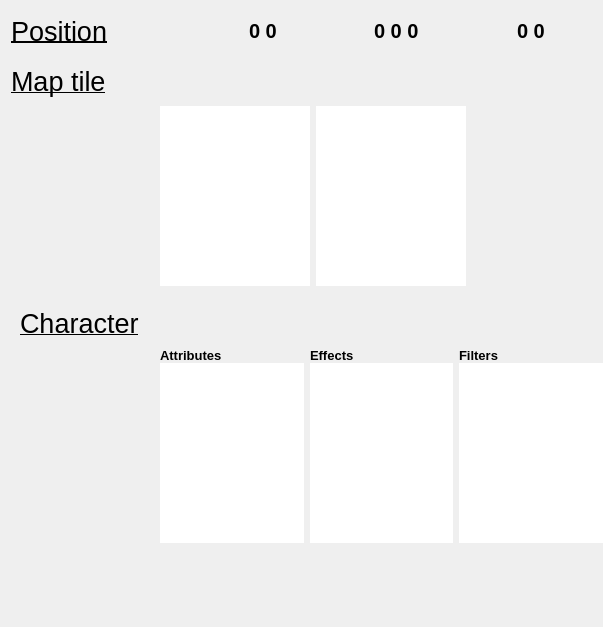
<?xml version="1.0" encoding="UTF-8"?>
<ui version="4.0">
 <class>Form</class>
 <widget class="QWidget" name="Form">
  <property name="geometry">
   <rect>
    <x>0</x>
    <y>0</y>
    <width>603</width>
    <height>627</height>
   </rect>
  </property>
  <property name="font">
   <font>
    <kerning>false</kerning>
   </font>
  </property>
  <property name="windowTitle">
   <string>Form</string>
  </property>
  <layout class="QGridLayout" name="gridLayout">
   <property name="rightMargin">
    <number>0</number>
   </property>
   <property name="spacing">
    <number>0</number>
   </property>
   <item row="4" column="0" colspan="11">
    <widget class="QWidget" name="characterWidget" native="true">
     <property name="enabled">
      <bool>true</bool>
     </property>
     <property name="sizePolicy">
      <sizepolicy hsizetype="Maximum" vsizetype="Maximum">
       <horstretch>0</horstretch>
       <verstretch>0</verstretch>
      </sizepolicy>
     </property>
     <property name="font">
      <font>
       <kerning>false</kerning>
      </font>
     </property>
     <property name="layoutDirection">
      <enum>Qt::LeftToRight</enum>
     </property>
     <layout class="QGridLayout" name="gridLayout_2">
      <item row="0" column="0">
       <widget class="QLabel" name="characterLabel">
        <property name="sizePolicy">
         <sizepolicy hsizetype="Maximum" vsizetype="Preferred">
          <horstretch>0</horstretch>
          <verstretch>0</verstretch>
         </sizepolicy>
        </property>
        <property name="font">
         <font>
          <pointsize>20</pointsize>
          <underline>true</underline>
         </font>
        </property>
        <property name="frameShape">
         <enum>QFrame::NoFrame</enum>
        </property>
        <property name="text">
         <string>Character</string>
        </property>
        <property name="alignment">
         <set>Qt::AlignBottom|Qt::AlignLeading|Qt::AlignLeft</set>
        </property>
        <property name="margin">
         <number>0</number>
        </property>
        <property name="textInteractionFlags">
         <set>Qt::LinksAccessibleByMouse</set>
        </property>
       </widget>
      </item>
      <item row="0" column="1">
       <widget class="QPushButton" name="visibilityButton">
        <property name="sizePolicy">
         <sizepolicy hsizetype="Maximum" vsizetype="Maximum">
          <horstretch>0</horstretch>
          <verstretch>0</verstretch>
         </sizepolicy>
        </property>
        <property name="minimumSize">
         <size>
          <width>35</width>
          <height>35</height>
         </size>
        </property>
        <property name="maximumSize">
         <size>
          <width>35</width>
          <height>35</height>
         </size>
        </property>
        <property name="cursor">
         <cursorShape>PointingHandCursor</cursorShape>
        </property>
        <property name="toolTip">
         <string>Show unit visibility</string>
        </property>
        <property name="text">
         <string/>
        </property>
        <property name="iconSize">
         <size>
          <width>25</width>
          <height>25</height>
         </size>
        </property>
        <property name="flat">
         <bool>true</bool>
        </property>
       </widget>
      </item>
      <item row="0" column="2">
       <widget class="QPushButton" name="attackButton">
        <property name="sizePolicy">
         <sizepolicy hsizetype="Maximum" vsizetype="Fixed">
          <horstretch>0</horstretch>
          <verstretch>0</verstretch>
         </sizepolicy>
        </property>
        <property name="minimumSize">
         <size>
          <width>35</width>
          <height>35</height>
         </size>
        </property>
        <property name="maximumSize">
         <size>
          <width>35</width>
          <height>35</height>
         </size>
        </property>
        <property name="cursor">
         <cursorShape>PointingHandCursor</cursorShape>
        </property>
        <property name="toolTip">
         <string>Show unit attack range</string>
        </property>
        <property name="text">
         <string/>
        </property>
        <property name="iconSize">
         <size>
          <width>25</width>
          <height>25</height>
         </size>
        </property>
        <property name="flat">
         <bool>true</bool>
        </property>
       </widget>
      </item>
      <item row="0" column="3">
       <widget class="QPushButton" name="moveButton">
        <property name="minimumSize">
         <size>
          <width>35</width>
          <height>35</height>
         </size>
        </property>
        <property name="maximumSize">
         <size>
          <width>35</width>
          <height>35</height>
         </size>
        </property>
        <property name="toolTip">
         <string>Show accessible tiles</string>
        </property>
        <property name="text">
         <string/>
        </property>
        <property name="iconSize">
         <size>
          <width>25</width>
          <height>25</height>
         </size>
        </property>
        <property name="flat">
         <bool>true</bool>
        </property>
       </widget>
      </item>
     </layout>
    </widget>
   </item>
   <item row="7" column="0">
    <spacer name="verticalSpacer">
     <property name="orientation">
      <enum>Qt::Vertical</enum>
     </property>
     <property name="sizeHint" stdset="0">
      <size>
       <width>20</width>
       <height>40</height>
      </size>
     </property>
    </spacer>
   </item>
   <item row="2" column="0" colspan="10">
    <widget class="QLabel" name="tileLabel">
     <property name="font">
      <font>
       <pointsize>20</pointsize>
       <underline>true</underline>
      </font>
     </property>
     <property name="text">
      <string>Map tile</string>
     </property>
     <property name="margin">
      <number>10</number>
     </property>
    </widget>
   </item>
   <item row="0" column="1">
    <spacer name="horizontalSpacer">
     <property name="orientation">
      <enum>Qt::Horizontal</enum>
     </property>
     <property name="sizeHint" stdset="0">
      <size>
       <width>40</width>
       <height>20</height>
      </size>
     </property>
    </spacer>
   </item>
   <item row="0" column="0">
    <widget class="QLabel" name="positionLabel">
     <property name="font">
      <font>
       <pointsize>20</pointsize>
       <weight>50</weight>
       <bold>false</bold>
       <underline>true</underline>
      </font>
     </property>
     <property name="text">
      <string>Position</string>
     </property>
     <property name="margin">
      <number>10</number>
     </property>
    </widget>
   </item>
   <item row="0" column="2">
    <widget class="QLabel" name="offsetIconLabel">
     <property name="sizePolicy">
      <sizepolicy hsizetype="Fixed" vsizetype="Fixed">
       <horstretch>0</horstretch>
       <verstretch>0</verstretch>
      </sizepolicy>
     </property>
     <property name="minimumSize">
      <size>
       <width>40</width>
       <height>40</height>
      </size>
     </property>
     <property name="maximumSize">
      <size>
       <width>40</width>
       <height>40</height>
      </size>
     </property>
     <property name="toolTip">
      <string>Offset position [q,r]</string>
     </property>
     <property name="text">
      <string/>
     </property>
     <property name="alignment">
      <set>Qt::AlignCenter</set>
     </property>
     <property name="margin">
      <number>3</number>
     </property>
    </widget>
   </item>
   <item row="0" column="10">
    <spacer name="horizontalSpacer_2">
     <property name="orientation">
      <enum>Qt::Horizontal</enum>
     </property>
     <property name="sizeHint" stdset="0">
      <size>
       <width>40</width>
       <height>20</height>
      </size>
     </property>
    </spacer>
   </item>
   <item row="5" column="0">
    <widget class="QLabel" name="characterImageLabel">
     <property name="sizePolicy">
      <sizepolicy hsizetype="Fixed" vsizetype="Fixed">
       <horstretch>0</horstretch>
       <verstretch>0</verstretch>
      </sizepolicy>
     </property>
     <property name="minimumSize">
      <size>
       <width>130</width>
       <height>130</height>
      </size>
     </property>
     <property name="maximumSize">
      <size>
       <width>130</width>
       <height>130</height>
      </size>
     </property>
     <property name="frameShape">
      <enum>QFrame::NoFrame</enum>
     </property>
     <property name="text">
      <string/>
     </property>
     <property name="alignment">
      <set>Qt::AlignBottom|Qt::AlignLeading|Qt::AlignLeft</set>
     </property>
    </widget>
   </item>
   <item row="3" column="0">
    <widget class="QLabel" name="tileImageLabel">
     <property name="sizePolicy">
      <sizepolicy hsizetype="Fixed" vsizetype="Fixed">
       <horstretch>0</horstretch>
       <verstretch>0</verstretch>
      </sizepolicy>
     </property>
     <property name="minimumSize">
      <size>
       <width>140</width>
       <height>140</height>
      </size>
     </property>
     <property name="maximumSize">
      <size>
       <width>140</width>
       <height>140</height>
      </size>
     </property>
     <property name="lineWidth">
      <number>1</number>
     </property>
     <property name="text">
      <string/>
     </property>
     <property name="alignment">
      <set>Qt::AlignLeading|Qt::AlignLeft|Qt::AlignTop</set>
     </property>
    </widget>
   </item>
   <item row="0" column="4">
    <spacer name="horizontalSpacer_3">
     <property name="orientation">
      <enum>Qt::Horizontal</enum>
     </property>
     <property name="sizeHint" stdset="0">
      <size>
       <width>40</width>
       <height>20</height>
      </size>
     </property>
    </spacer>
   </item>
   <item row="0" column="8">
    <widget class="QLabel" name="axialIconLabel">
     <property name="sizePolicy">
      <sizepolicy hsizetype="Fixed" vsizetype="Fixed">
       <horstretch>0</horstretch>
       <verstretch>0</verstretch>
      </sizepolicy>
     </property>
     <property name="minimumSize">
      <size>
       <width>40</width>
       <height>40</height>
      </size>
     </property>
     <property name="maximumSize">
      <size>
       <width>40</width>
       <height>40</height>
      </size>
     </property>
     <property name="toolTip">
      <string>Axial position [q,r]</string>
     </property>
     <property name="text">
      <string/>
     </property>
     <property name="margin">
      <number>3</number>
     </property>
    </widget>
   </item>
   <item row="0" column="9">
    <widget class="QLabel" name="axialPositionLabel">
     <property name="font">
      <font>
       <pointsize>15</pointsize>
       <weight>75</weight>
       <bold>true</bold>
      </font>
     </property>
     <property name="toolTip">
      <string>Axial position [q,r]</string>
     </property>
     <property name="text">
      <string>0 0</string>
     </property>
    </widget>
   </item>
   <item row="0" column="6">
    <widget class="QLabel" name="cubicPositionLabel">
     <property name="font">
      <font>
       <pointsize>15</pointsize>
       <weight>75</weight>
       <bold>true</bold>
      </font>
     </property>
     <property name="toolTip">
      <string>Cubic position [x,z,y]</string>
     </property>
     <property name="text">
      <string>0 0 0</string>
     </property>
    </widget>
   </item>
   <item row="0" column="5">
    <widget class="QLabel" name="cubicIconLabel">
     <property name="sizePolicy">
      <sizepolicy hsizetype="Fixed" vsizetype="Fixed">
       <horstretch>0</horstretch>
       <verstretch>0</verstretch>
      </sizepolicy>
     </property>
     <property name="minimumSize">
      <size>
       <width>40</width>
       <height>40</height>
      </size>
     </property>
     <property name="maximumSize">
      <size>
       <width>40</width>
       <height>40</height>
      </size>
     </property>
     <property name="toolTip">
      <string>Cubic position [x,z,y]</string>
     </property>
     <property name="text">
      <string/>
     </property>
     <property name="margin">
      <number>3</number>
     </property>
    </widget>
   </item>
   <item row="0" column="7">
    <spacer name="horizontalSpacer_4">
     <property name="orientation">
      <enum>Qt::Horizontal</enum>
     </property>
     <property name="sizeHint" stdset="0">
      <size>
       <width>40</width>
       <height>20</height>
      </size>
     </property>
    </spacer>
   </item>
   <item row="0" column="3">
    <widget class="QLabel" name="offsetPositionLabel">
     <property name="font">
      <font>
       <pointsize>15</pointsize>
       <weight>75</weight>
       <bold>true</bold>
      </font>
     </property>
     <property name="toolTip">
      <string>Offset position [q,r]</string>
     </property>
     <property name="text">
      <string>0 0</string>
     </property>
    </widget>
   </item>
   <item row="3" column="1" colspan="10">
    <widget class="QWidget" name="widget" native="true">
     <property name="sizePolicy">
      <sizepolicy hsizetype="Maximum" vsizetype="Maximum">
       <horstretch>0</horstretch>
       <verstretch>0</verstretch>
      </sizepolicy>
     </property>
     <layout class="QHBoxLayout" name="horizontalLayout_2">
      <item>
       <widget class="QTextEdit" name="tileInfoText">
        <property name="sizePolicy">
         <sizepolicy hsizetype="Maximum" vsizetype="Maximum">
          <horstretch>0</horstretch>
          <verstretch>0</verstretch>
         </sizepolicy>
        </property>
        <property name="maximumSize">
         <size>
          <width>150</width>
          <height>180</height>
         </size>
        </property>
        <property name="frameShape">
         <enum>QFrame::NoFrame</enum>
        </property>
        <property name="verticalScrollBarPolicy">
         <enum>Qt::ScrollBarAlwaysOff</enum>
        </property>
        <property name="horizontalScrollBarPolicy">
         <enum>Qt::ScrollBarAlwaysOff</enum>
        </property>
        <property name="readOnly">
         <bool>true</bool>
        </property>
        <property name="cursorWidth">
         <number>0</number>
        </property>
       </widget>
      </item>
      <item>
       <widget class="QTextEdit" name="textEdit_2">
        <property name="sizePolicy">
         <sizepolicy hsizetype="Maximum" vsizetype="Maximum">
          <horstretch>0</horstretch>
          <verstretch>0</verstretch>
         </sizepolicy>
        </property>
        <property name="maximumSize">
         <size>
          <width>150</width>
          <height>180</height>
         </size>
        </property>
        <property name="frameShape">
         <enum>QFrame::NoFrame</enum>
        </property>
        <property name="verticalScrollBarPolicy">
         <enum>Qt::ScrollBarAlwaysOff</enum>
        </property>
        <property name="horizontalScrollBarPolicy">
         <enum>Qt::ScrollBarAlwaysOff</enum>
        </property>
        <property name="readOnly">
         <bool>true</bool>
        </property>
        <property name="cursorWidth">
         <number>0</number>
        </property>
       </widget>
      </item>
      <item>
       <spacer name="horizontalSpacer_5">
        <property name="orientation">
         <enum>Qt::Horizontal</enum>
        </property>
        <property name="sizeType">
         <enum>QSizePolicy::Expanding</enum>
        </property>
        <property name="sizeHint" stdset="0">
         <size>
          <width>40</width>
          <height>20</height>
         </size>
        </property>
       </spacer>
      </item>
     </layout>
    </widget>
   </item>
   <item row="5" column="1" colspan="10">
    <widget class="QWidget" name="widget_2" native="true">
     <property name="sizePolicy">
      <sizepolicy hsizetype="Maximum" vsizetype="Maximum">
       <horstretch>0</horstretch>
       <verstretch>0</verstretch>
      </sizepolicy>
     </property>
     <layout class="QGridLayout" name="gridLayout_3">
      <property name="topMargin">
       <number>0</number>
      </property>
      <property name="rightMargin">
       <number>0</number>
      </property>
      <property name="verticalSpacing">
       <number>0</number>
      </property>
      <item row="0" column="3">
       <widget class="QLabel" name="objectFiltersLabel">
        <property name="font">
         <font>
          <pointsize>10</pointsize>
          <weight>75</weight>
          <bold>true</bold>
         </font>
        </property>
        <property name="text">
         <string>Filters</string>
        </property>
       </widget>
      </item>
      <item row="0" column="1">
       <widget class="QLabel" name="objectAttributesLabel">
        <property name="sizePolicy">
         <sizepolicy hsizetype="Preferred" vsizetype="Preferred">
          <horstretch>0</horstretch>
          <verstretch>0</verstretch>
         </sizepolicy>
        </property>
        <property name="font">
         <font>
          <pointsize>10</pointsize>
          <weight>75</weight>
          <bold>true</bold>
         </font>
        </property>
        <property name="frameShape">
         <enum>QFrame::NoFrame</enum>
        </property>
        <property name="text">
         <string>Attributes</string>
        </property>
       </widget>
      </item>
      <item row="0" column="2">
       <widget class="QLabel" name="objectEffectsLabel">
        <property name="font">
         <font>
          <pointsize>10</pointsize>
          <weight>75</weight>
          <bold>true</bold>
         </font>
        </property>
        <property name="text">
         <string>Effects</string>
        </property>
       </widget>
      </item>
      <item row="1" column="1">
       <widget class="QTextEdit" name="objectAttributesText">
        <property name="maximumSize">
         <size>
          <width>16777215</width>
          <height>180</height>
         </size>
        </property>
        <property name="frameShape">
         <enum>QFrame::NoFrame</enum>
        </property>
        <property name="verticalScrollBarPolicy">
         <enum>Qt::ScrollBarAlwaysOff</enum>
        </property>
        <property name="horizontalScrollBarPolicy">
         <enum>Qt::ScrollBarAlwaysOff</enum>
        </property>
        <property name="lineWrapMode">
         <enum>QTextEdit::WidgetWidth</enum>
        </property>
        <property name="readOnly">
         <bool>true</bool>
        </property>
        <property name="cursorWidth">
         <number>0</number>
        </property>
       </widget>
      </item>
      <item row="1" column="2">
       <widget class="QTextEdit" name="objectEffectsText">
        <property name="maximumSize">
         <size>
          <width>16777215</width>
          <height>180</height>
         </size>
        </property>
        <property name="frameShape">
         <enum>QFrame::NoFrame</enum>
        </property>
        <property name="verticalScrollBarPolicy">
         <enum>Qt::ScrollBarAlwaysOff</enum>
        </property>
        <property name="horizontalScrollBarPolicy">
         <enum>Qt::ScrollBarAlwaysOff</enum>
        </property>
        <property name="readOnly">
         <bool>true</bool>
        </property>
        <property name="cursorWidth">
         <number>0</number>
        </property>
       </widget>
      </item>
      <item row="1" column="3">
       <widget class="QTextEdit" name="objectFiltersText">
        <property name="maximumSize">
         <size>
          <width>16777215</width>
          <height>180</height>
         </size>
        </property>
        <property name="frameShape">
         <enum>QFrame::NoFrame</enum>
        </property>
        <property name="verticalScrollBarPolicy">
         <enum>Qt::ScrollBarAlwaysOff</enum>
        </property>
        <property name="horizontalScrollBarPolicy">
         <enum>Qt::ScrollBarAlwaysOff</enum>
        </property>
        <property name="readOnly">
         <bool>true</bool>
        </property>
        <property name="cursorWidth">
         <number>0</number>
        </property>
       </widget>
      </item>
     </layout>
    </widget>
   </item>
   <item row="1" column="0">
    <spacer name="verticalSpacer_2">
     <property name="orientation">
      <enum>Qt::Vertical</enum>
     </property>
     <property name="sizeType">
      <enum>QSizePolicy::Fixed</enum>
     </property>
     <property name="sizeHint" stdset="0">
      <size>
       <width>20</width>
       <height>15</height>
      </size>
     </property>
    </spacer>
   </item>
  </layout>
 </widget>
 <resources/>
 <connections/>
</ui>
